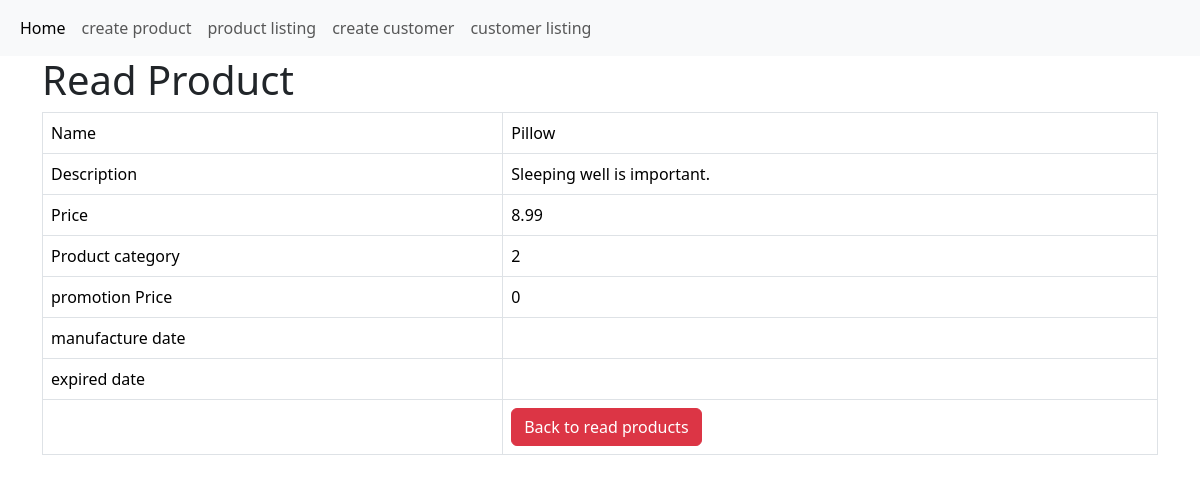
Before: /product_details.php?id=8 with the older database file.
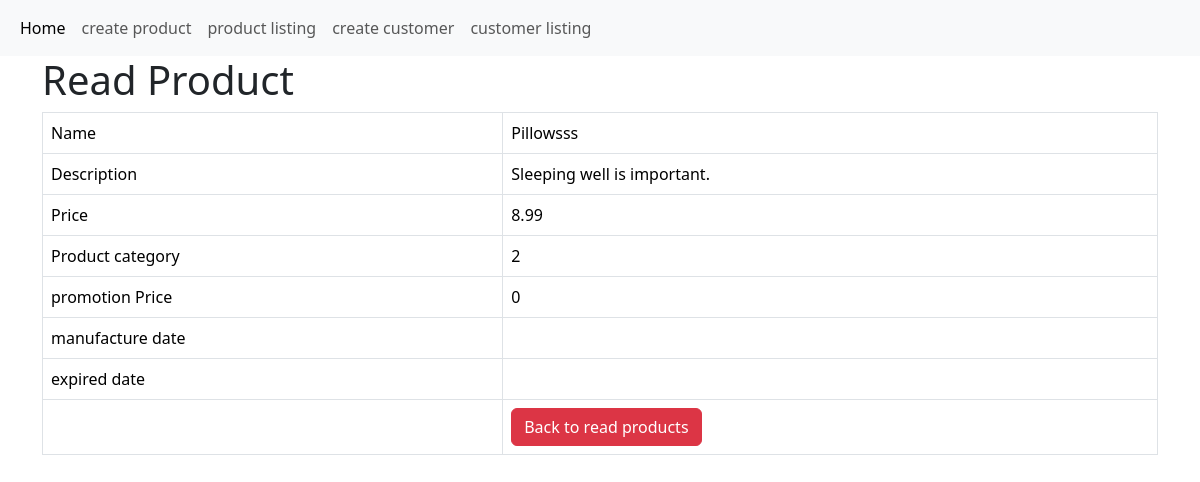
After: the same page with the newer database file.
### tables this page shows
CREATE TABLE IF NOT EXISTS `products` (
  `id` int(11) NOT NULL AUTO_INCREMENT,
  `name` varchar(128) NOT NULL,
  `description` text NOT NULL,
  `product_cat` varchar(20) NOT NULL,
  `price` double NOT NULL,
  `promotion_price` double NOT NULL,
  `manufacture_date` date DEFAULT NULL,
  `expired_date` date DEFAULT NULL,
  PRIMARY KEY (`id`)
);

### product_details.php (the view, shortened to what this page needs)
<!DOCTYPE HTML>
<html>
<?php include 'menu.php'?>
<head>
    <link href="https://cdn.jsdelivr.net/npm/bootstrap@5.3.3/dist/css/bootstrap.min.css" rel="stylesheet">
</head>
<body>
    <div class="container">
        <div class="page-header">
            <h1>Read Product</h1>
        </div>
        <?php
$id=isset($_GET['id']) ? $_GET['id'] : die('ERROR: Record ID not found.');
include 'config/database.php';
try {
    $query = "SELECT * FROM products WHERE id = ? LIMIT 0,1";
    $stmt = $con->prepare( $query );
    $stmt->bindParam(1, $id);
    $stmt->execute();
    $row = $stmt->fetch(PDO::FETCH_ASSOC);
    $name = $row['name'];
    $description = $row['description'];
    $price = $row['price'];
    $product_cat = $row['product_cat'];
    $promotion_price = $row['promotion_price'];
    $manufacture_date = $row['manufacture_date'];
    $expired_date = $row['expired_date'];
}
catch(PDOException $exception){
    die('ERROR: ' . $exception->getMessage());
}
?>
<table class='table table-hover table-responsive table-bordered'>
    <tr>
        <td>Name</td>
        <td><?php echo $name;  ?></td>
    </tr>
    <tr>
        <td>Description</td>
        <td><?php echo $description;  ?></td>
    </tr>
    <tr>
        <td>Price</td>
        <td><?php echo $price;  ?></td>
    </tr>
    <tr>
        <td>Product category</td>
        <td><?php echo $product_cat;  ?></td>
    </tr>
    <tr>
        <td>promotion Price</td>
        <td><?php echo $promotion_price;  ?></td>
    </tr>
    <tr>
        <td>manufacture date</td>
        <td><?php echo $manufacture_date;  ?></td>
    </tr>
    <tr>
        <td>expired date</td>
        <td><?php echo $expired_date;  ?></td>
    </tr>
    <tr>
        <td></td>
        <td>
            <a href='product_listing.php' class='btn btn-danger'>Back to read products</a>
        </td>
    </tr>
</table>
    </div>
</body>
</html>

Changed rows visible on the page:
changed products "Sleeping well is important.": name "Pillow" → "Pillowsss"
